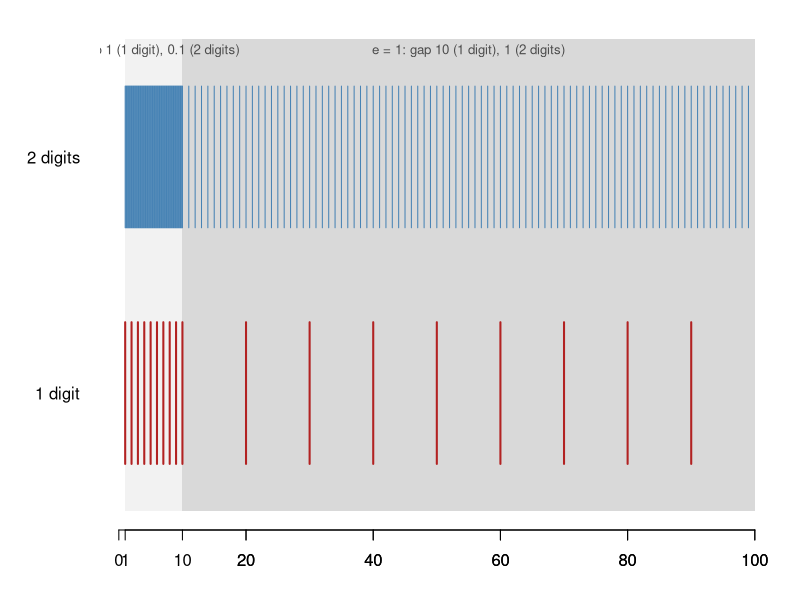

Recreate this plot in R.
## ---- chunk 1
#| label: integer-limits
#| warning: false
.Machine$integer.max

## Check upper bounds
as.integer(2^31 - 1)                    # maximum valid integer
as.integer(2^31)                        # exceeds limit, returns NA
as.integer(2^31 - 1) + as.integer(1)    # overflows to NA

## Check lower bounds
as.integer(-(2^31 - 1))                 # minimum valid integer
as.integer(-2^31)                       # exceeds lower limit, returns NA
## ---- chunk 2
#| label: integer-product
#| warning: false
50000L * 50000L
50000 * 50000
## ---- chunk 3
#| label: fig-zoom-model
#| echo: false
#| fig-width: 9
#| fig-height: 3.2
#| fig-cap: "Representable numbers in $[1, 100)$ for a mantissa of 1 and 2 decimal digits. The two zoom levels $[1, 10)$ and $[10, 100)$ are shaded; within each, the marks are evenly spaced, and the spacing is ten times larger at the higher zoom."
par(mar = c(3.5, 5, 1, 1))
plot(NA, xlim = c(1, 100), ylim = c(0.5, 2.5), yaxt = "n", ylab = "", xlab = "", bty = "n")
rect(1, 0.5, 10, 2.5, col = "gray95", border = NA); rect(10, 0.5, 100, 2.5, col = "gray85", border = NA)
axis(1, at = c(1, 10, 20, 40, 60, 80, 100)); axis(2, at = 1:2, labels = c("1 digit", "2 digits"), las = 1, tick = FALSE)
for (t in 0:1) { for (e in 0:1) { m <- 10^e * seq(1, 10 - 10^-t, by = 10^-t)
  segments(m, t + 0.7, m, t + 1.3, lwd = if (t == 0) 2 else 1, col = c("firebrick", "steelblue")[t + 1]) } }
text(c(3.5, 55), 2.45, c("e = 0: gap 1 (1 digit), 0.1 (2 digits)", "e = 1: gap 10 (1 digit), 1 (2 digits)"), cex = 0.8, col = "gray30")
## ---- chunk 4
#| label: machine-eps
.Machine$double.eps      # 2^-52
1 + 2^-52 == 1
1 + 2^-53 == 1           # half an epsilon rounds back to 1
## ---- chunk 5
#| label: spacing-demo
2^52 + 1 == 2^52             # spacing is 1: still distinguishable
2^53 + 1 == 2^53             # spacing is 2: the +1 is lost
format(c(2^53, 2^53 + 1, 2^53 + 2), digits = 17)
## ---- chunk 6
#| label: double-limits
## largest double precision floating-point number
.Machine$double.xmax
2^1023
2^1024          # overflows to Inf

## smallest double precision floating-point numbers
.Machine$double.xmin   # smallest with full precision, 2^-1022
2^(-1074)              # smallest subnormal
2^(-1075)              # underflows to 0
## ---- chunk 7
#| label: sum-large-small
## the target value
f0 <- 1 + 2^(-40)
f0

## adding 2^-52 (one epsilon) 2^12 times works: each addition changes the sum
f1 <- 1; i <- 1
while (i <= 2^12) { f1 <- f1 + 2^(-52); i <- i + 1 }
f1

## adding 2^-53 (half an epsilon) 2^13 times fails: 1 + 2^-53 rounds to 1 every time
f2 <- 1; i <- 1
while (i <= 2^13) { f2 <- f2 + 2^(-53); i <- i + 1 }
f2

## this difference is not due to number display in R
f0 == f1
f0 == f2

## R's built-in sum() uses pairwise summation and extended precision
f3 <- sum(c(1, rep(2^(-53), 2^13))); f3
f1 == f3
f4 <- sum(c(1, rep(2^(-54), 2^14))); f4
f0 == f4

## the fix: accumulate the small numbers first, then add to 1
f6s <- 0; i <- 1
while (i <= 2^14) { f6s <- f6s + 2^(-54); i <- i + 1 }
f6s
f6 <- f6s + 1; f6
f0 == f6
## ---- chunk 8
#| label: summation-methods
x <- c(1, rep(1e-16, 1e4))                 # exact sum is 1 + 1e-12

naive_sum <- function(x) { s <- 0; for (v in x) s <- s + v; s }

kahan_sum <- function(x) {
  s <- 0; c <- 0                            # c holds the running roundoff error
  for (v in x) { y <- v - c; t <- s + y; c <- (t - s) - y; s <- t }
  s }

c(naive   = naive_sum(x) - 1,
  sorted  = naive_sum(sort(x)) - 1,
  kahan   = kahan_sum(x) - 1,
  builtin = sum(x) - 1,
  exact   = 1e-12)
## ---- chunk 9
#| label: eps-other-bases
log(2^(-52))               # base e: about -36
1 + exp(-35)
1 + exp(-37)               # evaluates to exactly 1

log(2^(-52), base = 10)    # base 10: about -15.7
1 + 1e-15 == 1
1 + 1e-16 == 1
## ---- chunk 10
#| label: fexp-naive
#| message: false
library(knitr)

fexp <- function(x, debug = FALSE) {
  i <- 0; expx <- 1; u <- 1
  if (debug) debug_list <- list()
  while (abs(u) > 1e-20 * abs(expx)) {
    i <- i + 1
    u <- u * x / i
    expx <- expx + u
    if (debug) debug_list[[i]] <- c(Step = i, Term_u = u, exp_x = expx)
  }
  if (debug) return(do.call(rbind, debug_list))
  expx
}

test_vals <- c(10, 20, 60, -1, -10, -20, -50)
res1 <- data.frame(x = test_vals, Built_in_Exp = exp(test_vals), Taylor_fexp = sapply(test_vals, fexp))
kable(res1, caption = "Built-in exp() versus the naive Taylor series fexp()")
## ---- chunk 11
#| label: fexp-debug
debug_matrix <- fexp(-50, debug = TRUE)
debug_summary <- rbind(
  head(debug_matrix, 10),
  matrix(NA, nrow = 1, ncol = 3, dimnames = list("...", colnames(debug_matrix))),
  tail(debug_matrix, 10))
kable(debug_summary, caption = "Debug trace for fexp(-50) showing catastrophic cancellation")
## ---- chunk 12
#| label: fexp-robust
fexp2 <- function(x) {
  xa <- abs(x); i <- 0; expx <- 1; u <- 1
  while (u > 1e-20 * expx) { i <- i + 1; u <- u * xa / i; expx <- expx + u }
  if (x >= 0) expx else 1 / expx
}

test_vals_neg <- c(-10, -20, -50)
res2 <- data.frame(x = test_vals_neg, Built_in_Exp = exp(test_vals_neg), Robust_fexp2 = sapply(test_vals_neg, fexp2))
kable(res2, caption = "Robust fexp2() for negative arguments")
## ---- chunk 13
#| label: expm1-demo
x <- 1e-10
c(naive = exp(x) - 1, expm1 = expm1(x), series = x + x^2 / 2)
x <- 1e-20
c(naive = log(1 + x), log1p = log1p(x))
## ---- chunk 14
#| label: variance-formulas
## one-pass (computational) formula
var1 <- function(x) { n <- length(x); (sum(x^2) - sum(x)^2 / n) / (n - 1) }

## two-pass formula (centering on the mean)
var2 <- function(x) { n <- length(x); sum((x - mean(x))^2) / (n - 1) }

## small data works fine for both
x <- c(1, 2, 3)
c(var1(x), var2(x), var(x))

## a large shift exposes catastrophic cancellation in var1
x <- c(1, 2, 3) + 1e8
c(var1(x), var2(x), var(x))
x <- c(1, 2, 3) + 1e10
c(var1(x), var2(x), var(x))
## ---- chunk 15
#| label: variance-scan
M <- 10^(0:10)
res <- t(sapply(M, function(m) { x <- c(1, 2, 3) + m; c(M = m, one_pass = var1(x), two_pass = var2(x)) }))
kable(res, caption = "One-pass versus two-pass variance as the data are shifted by M", digits = 6)
## ---- chunk 16
#| label: variance-fixes
var_shifted <- function(x) { n <- length(x); d <- x - x[1]; (sum(d^2) - sum(d)^2 / n) / (n - 1) }

var_welford <- function(x) {
  m <- 0; S <- 0
  for (k in seq_along(x)) { m_old <- m; m <- m + (x[k] - m) / k; S <- S + (x[k] - m_old) * (x[k] - m) }
  S / (length(x) - 1) }

x <- c(1, 2, 3) + 1e10
c(one_pass = var1(x), shifted = var_shifted(x), welford = var_welford(x), two_pass = var2(x))
## ---- chunk 17
#| label: sigmoid-demo
p1 <- function(theta) exp(theta) / (1 + exp(theta))
p2 <- function(theta) 1 / (1 + exp(-theta))

## large positive theta breaks p1, works in p2
theta <- 2000
c(p1 = p1(theta), p2 = p2(theta))

## large negative theta works for both
theta <- -2000
c(p1 = p1(theta), p2 = p2(theta))

## the piecewise form is safe everywhere and keeps full precision in both tails
sigmoid <- function(x) ifelse(x >= 0, 1 / (1 + exp(-x)), exp(x) / (1 + exp(x)))
sigmoid(c(-2000, -20, 0, 20, 2000))
## ---- chunk 18
#| label: builtin-demo
c(naive = log(factorial(1000)), lfactorial = lfactorial(1000))
c(naive = log(dnorm(40)), dnorm_log = dnorm(40, log = TRUE))
c(naive = log(1 - pnorm(10)), stable = pnorm(10, lower.tail = FALSE, log.p = TRUE))
## ---- chunk 19
#| label: log-quotient-demo
log_x <- 800; x <- exp(log_x); x          # overflow
log_y <- 805; y <- exp(log_y); y          # overflow
x / y                                     # Inf/Inf = NaN

log_xovery <- log_x - log_y               # subtracting logs is safe
log_xovery
exp(log_xovery)

## likelihood versus log-likelihood for 2000 fair-coin tosses
p <- rep(0.5, 2000)
c(likelihood = prod(p), log_likelihood = sum(log(p)))
## ---- chunk 20
#| label: log-sum-exp
log_sum_exp <- function(log_x) {
  max_log_x <- max(log_x)
  max_log_x + log(sum(exp(log_x - max_log_x)))
}

## values that would overflow directly
log_x <- c(2000, 2010, 2030)
exp(log_x)                                   # Inf
c(direct = log(sum(exp(log_x))), lse = log_sum_exp(log_x))

## values that would underflow directly
log_x <- -c(2000, 2010, 2030)
exp(log_x)                                   # 0
c(direct = log(sum(exp(log_x))), lse = log_sum_exp(log_x))
## ---- chunk 21
#| label: mixture-loglik
y <- c(-1, 0.5, 2, 45)                      # the last value is far from both means
mu <- c(0, 3); w <- c(0.6, 0.4)
naive <- sum(log(w[1] * dnorm(y, mu[1]) + w[2] * dnorm(y, mu[2])))
stable <- sum(sapply(y, function(yi) log_sum_exp(log(w) + dnorm(yi, mu, log = TRUE))))
c(naive = naive, stable = stable)
## ---- chunk 22
#| label: log-softmax
x <- c(1000, 1001, 1005)
naive <- log(exp(x) / sum(exp(x)))
stable <- x - log_sum_exp(x)
rbind(naive, stable, probabilities = exp(stable))
## ---- chunk 23
#| label: log-minus-exp
log_minus_exp <- function(log_x, log_y) {
  if (log_x < log_y) stop("the first argument must be the larger")
  log_x + log1p(-exp(log_y - log_x))
}

log_minus_exp(2020, 2000)
exp(2000) - exp(1999)                       # direct subtraction: Inf - Inf = NaN

## nearly equal arguments: log1p keeps the precision that log(1 - .) would lose
lx <- 10; ly <- 10 - 1e-12
c(with_log1p = log_minus_exp(lx, ly), with_log = lx + log(1 - exp(ly - lx)), exact = log(exp(lx) - exp(ly)))
